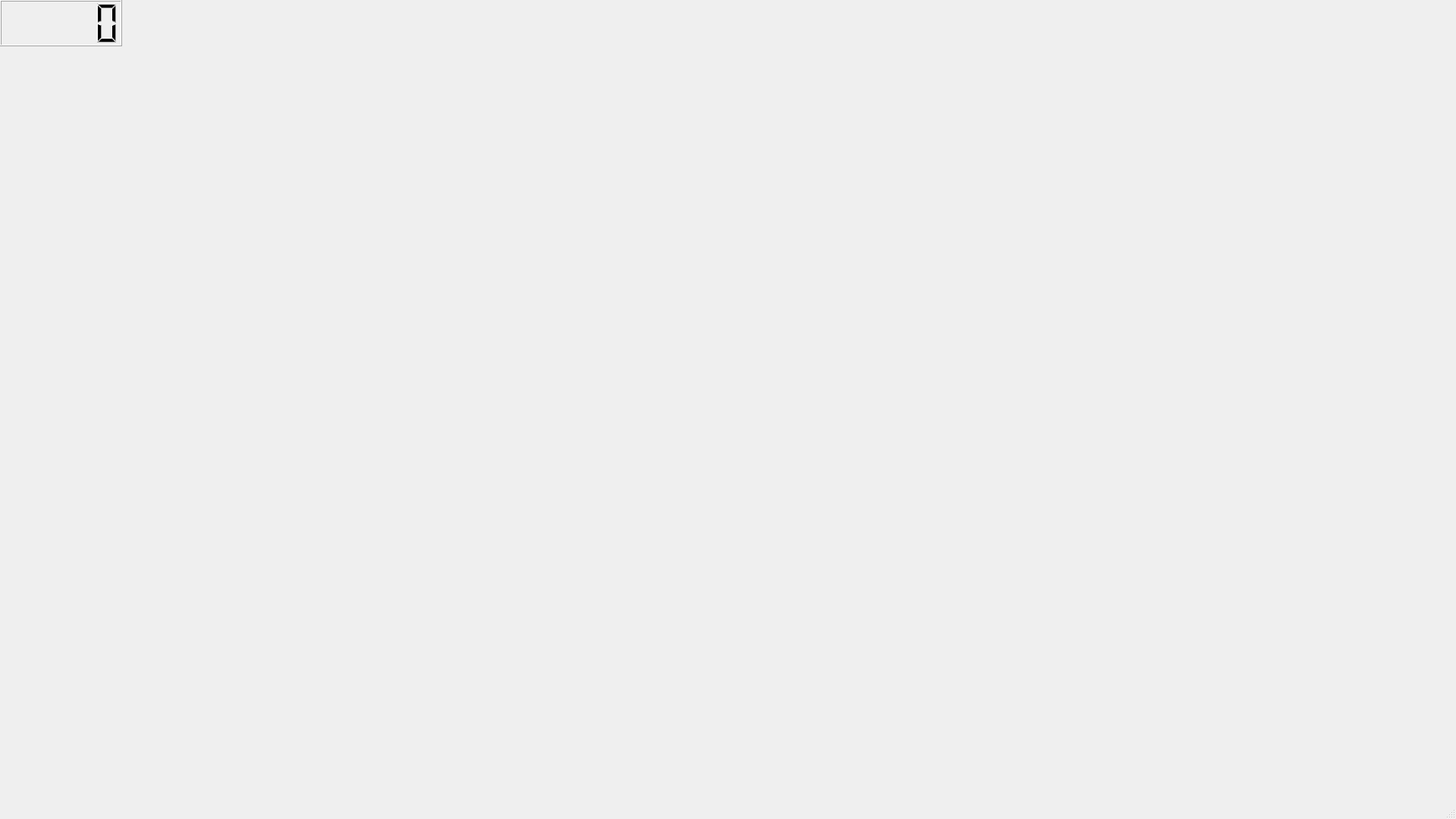
<?xml version="1.0" encoding="UTF-8"?>
<ui version="4.0">
 <class>SystemPanel</class>
 <widget class="QMainWindow" name="SystemPanel">
  <property name="geometry">
   <rect>
    <x>0</x>
    <y>0</y>
    <width>1920</width>
    <height>1080</height>
   </rect>
  </property>
  <property name="windowTitle">
   <string>SystemPanel</string>
  </property>
  <property name="tabShape">
   <enum>QTabWidget::Rounded</enum>
  </property>
  <widget class="QWidget" name="centralwidget">
   <widget class="QLCDNumber" name="lcdNumber">
    <property name="geometry">
     <rect>
      <x>0</x>
      <y>0</y>
      <width>161</width>
      <height>61</height>
     </rect>
    </property>
   </widget>
   <widget class="QCustomPlot" name="customPlot" native="true">
    <property name="geometry">
     <rect>
      <x>1050</x>
      <y>0</y>
      <width>871</width>
      <height>531</height>
     </rect>
    </property>
   </widget>
  </widget>
  <widget class="QMenuBar" name="menubar">
   <property name="geometry">
    <rect>
     <x>0</x>
     <y>0</y>
     <width>1920</width>
     <height>21</height>
    </rect>
   </property>
  </widget>
  <widget class="QStatusBar" name="statusbar"/>
  <action name="actionCrgrgehg">
   <property name="text">
    <string>Crgrgehg</string>
   </property>
  </action>
  <action name="actioncigan">
   <property name="text">
    <string>cigan</string>
   </property>
  </action>
  <action name="actioncigan2">
   <property name="text">
    <string>cigan2</string>
   </property>
  </action>
 </widget>
 <customwidgets>
  <customwidget>
   <class>QCustomPlot</class>
   <extends>QWidget</extends>
   <header>qcustomplot.h</header>
   <container>1</container>
  </customwidget>
 </customwidgets>
 <resources/>
 <connections/>
</ui>
